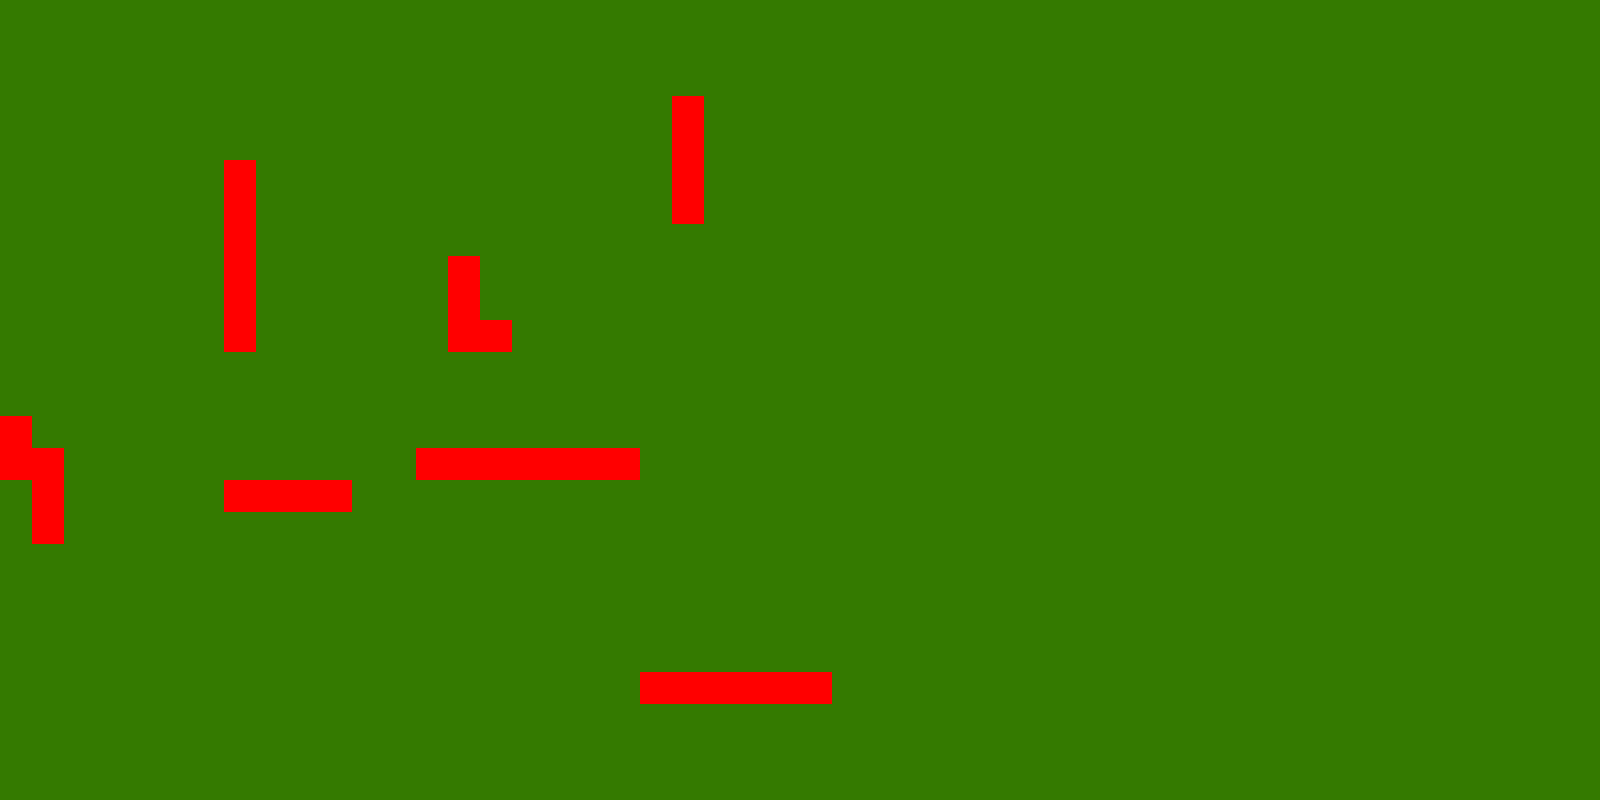

A 2D game scene composited from a Tiled map and its tileset images. What follows is a short description and the map's XML, with each tile layer's data collapsed to a summary:
An orthogonal 50x25 tile map with 32x32 px tiles, 2 tile layers (Plataformer, Colisions).

<map version="1.2" tiledversion="1.2.4" orientation="orthogonal" renderorder="right-down" width="50" height="25" tilewidth="32" tileheight="32" infinite="0" nextlayerid="3" nextobjectid="1">
 <properties>
  <property name="Music" value="bossbattle3.ogg" />
 </properties>
 <tileset firstgid="1" name="Enemies" tilewidth="32" tileheight="32" tilecount="2" columns="2">
  <image source="TestTex.png" width="64" height="32" />
 </tileset>
 <layer id="1" name="Plataformer" width="50" height="25">
  <properties>
   <property name="Navigation" type="int" value="0" />
   <property name="Nodraw" type="int" value="0" />
   <property name="Parallax" type="float" value="1" />
  </properties>
  <data>[1250 cells, 1250 non-empty, 1 distinct tile ids]</data>
 </layer>
 <layer id="2" name="Colisions" width="50" height="25">
  <properties>
   <property name="Navigation" type="int" value="1" />
   <property name="Nodraw" type="int" value="0" />
   <property name="Parallax" type="float" value="1" />
  </properties>
  <data>[1250 cells, 36 non-empty, 1 distinct tile ids]</data>
 </layer>
</map>
